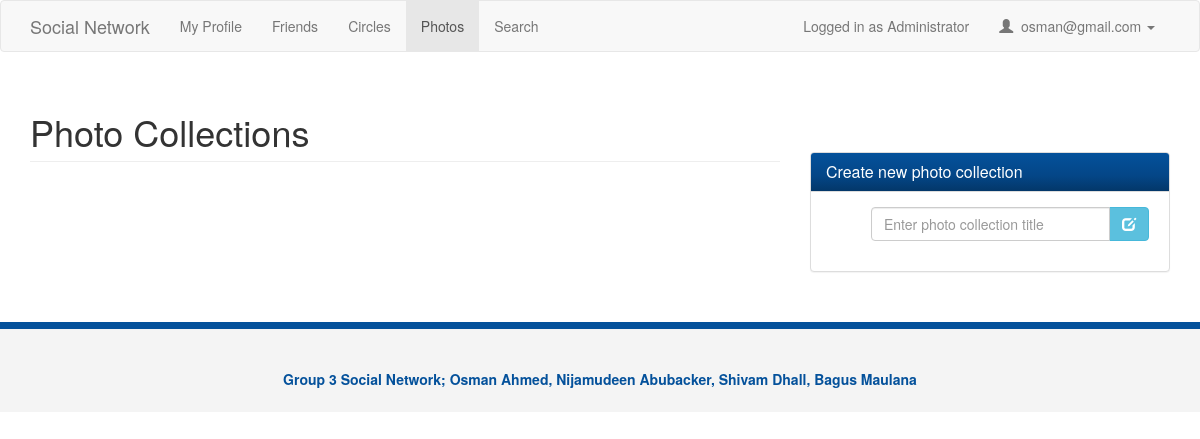
Before: /photos.php (signed in) with the older database file.
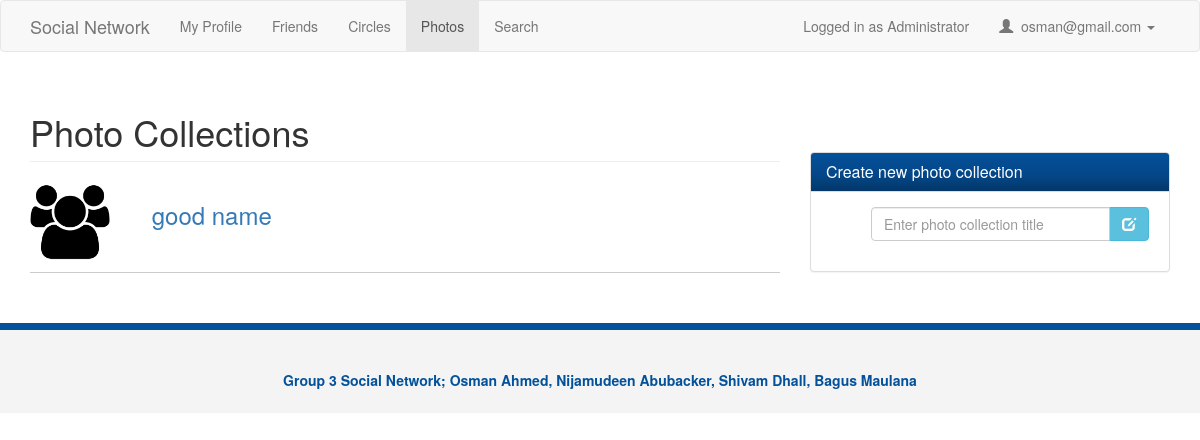
After: the same page with the newer database file.
### tables this page shows
CREATE TABLE IF NOT EXISTS `photocollections` (
  `photoCollectionID` int(11) NOT NULL AUTO_INCREMENT,
  `userID` int(11) NOT NULL,
  `name` varchar(30) NOT NULL,
  `whoCanSee` tinyint(1) NOT NULL,
  PRIMARY KEY (`photoCollectionID`)
);

### check_admin.php (called while the page is built, shortened)
<?php
    $currentUser = $_SESSION['user'];
    $query_admin = "SELECT userID FROM admins WHERE admins.userID='$currentUser'";
    $res_admin = mysql_query($query_admin) or die(mysql_error());
    if(mysql_num_rows($res_admin) == 1) {
        $isAdmin = true;
    }

### photos.php (the view, shortened to what this page needs)
<?php
	$email  = $_SESSION['email'];
	require_once 'check_admin.php';
?>
<!DOCTYPE html>
<html lang="en">
<head>
    <link href="css/bootstrap.css" rel="stylesheet">
    <link href="css/style.css" rel="stylesheet">
    <link href="css/font-awesome.css" rel="stylesheet">
    <link href="css/ekko-lightbox.css" rel="stylesheet">
</head>
<body>
    <nav class="navbar navbar-default">
        <div class="container">
            <div class="navbar-header">
                <a class="navbar-brand" href="#">Social Network</a>
            </div>
            <div id="navbar" class="collapse navbar-collapse">
                <ul class="nav navbar-nav">
                    <li><a href="profile.php">My Profile</a></li>
                    <li><a href="friends.php">Friends</a></li>
                    <li><a href="circles.php">Circles</a></li>
                    <li class="active"><a href="photos.php">Photos</a></li>
                    <li><a href="search.php">Search</a></li>
                </ul>
                <ul class="nav navbar-nav navbar-right">
                    <?php
		                if($isAdmin) {
		                    echo "<li><p class=\"navbar-text\">Logged in as Administrator </p></li>";
		                }
                	?>
                    <li class="dropdown">
                        <a href="#" class="dropdown-toggle" data-toggle="dropdown" role="button" aria-haspopup="true" aria-expanded="false">
                            <span class="glyphicon glyphicon-user"></span>&nbsp;
                            <?php echo $email; ?>&nbsp;<span class="caret"></span></a>
                    </li>
                </ul>
            </div>
        </div>
    </nav>
    <section>
        <div class="container">
            <div class="row">
                <div class="col-md-8">
                  <div class="groups">
                    <h1 class="page-header">Photo Collections</h1>
                <?php
                    $query = "SELECT photoCollectionID, name, whoCanSee FROM photocollections";
                    $sql = mysql_query($query) or die (mysql_error());
                    while ($row = mysql_fetch_array($sql, MYSQL_NUM)) {
                        $photoCollectionId = $row[0];
                        $name = $row[1];
                ?>
                          <div class="group-item">
                                <img src="img/group.png" alt="">
                                <h3>&nbsp;&nbsp;&nbsp;
                                    <a href="view_photo_collection.php?action=view&id=<?php echo $photoCollectionId?>"><?php echo $name?></a>
                                </h3>
                          </div>
                <?php
                    }
                ?>
                  </div>
                </div>
                <div class="col-md-4">
                    <br><br><br><br>
                    <div class="panel panel-default friends">
                      <div class="panel-heading">
                        <h3 class="panel-title">Create new photo collection</h3>
                      </div>
                      <div class="panel-body">
                        <ul>
                            <li>
                                <form name="new_photo_collection" method="POST" action="new_photo_collection.php" onsubmit="return validateInput()" autocomplete="off">
                                    <div class="form-group" style="max-width:300px">
                                        <div class="input-group col-md-12">
                                            <input type="text" name="photo_collection_title" class="form-control input-md" placeholder="Enter photo collection title" />
                                            <span class="input-group-btn">
                                                <button class="btn btn-info btn-md" type="submit">
                                                    <i class="glyphicon glyphicon-edit"></i>
                                                </button>
                                        </div>
                                    </div>
                                </form>
                            </li>
                        </ul>
                      </div>
            </div>
        </div>
            </div>
        </div>
    </section>
    <footer>
        <div class="container">
            <p>Group 3 Social Network; Osman Ahmed, Nijamudeen Abubacker, Shivam Dhall, Bagus Maulana</p>
        </div>
    </footer>
</body>
</html>

Changed rows visible on the page:
added photocollections: name "good name"
